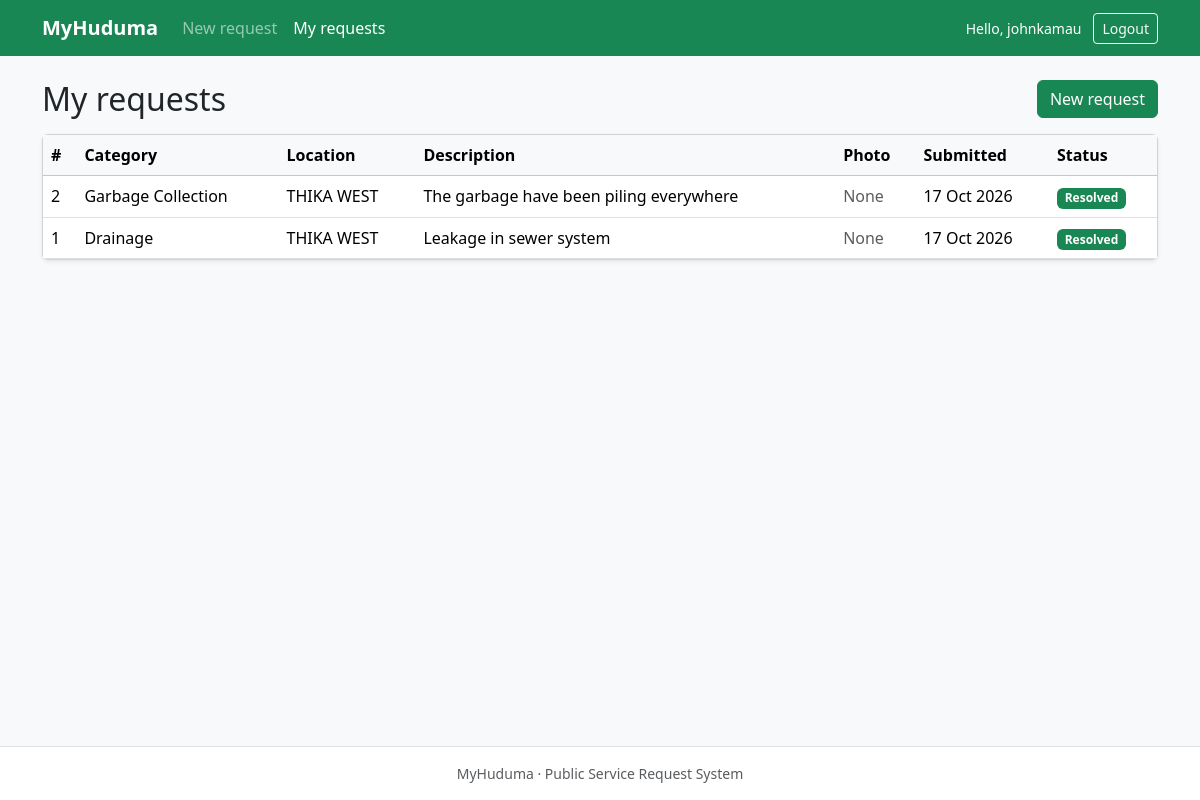
Screenshot of /requests/ (signed in) with the database file from the repository.
### requests_app/models.py (models this page shows, shortened)
class ServiceRequest(models.Model):
    class Status(models.TextChoices):
        PENDING = "PENDING", "Pending"
        IN_PROGRESS = "IN_PROGRESS", "In Progress"
        RESOLVED = "RESOLVED", "Resolved"
    citizen = models.ForeignKey(
        settings.AUTH_USER_MODEL,
        on_delete=models.CASCADE,
        related_name="requests",
    )
    category = models.ForeignKey(
        Category,
        on_delete=models.PROTECT,
        related_name="requests",
    )
    location = models.CharField(max_length=200)
    description = models.TextField()
    image = models.ImageField(upload_to="request_images/", blank=True, null=True)
    status = models.CharField(
        max_length=20,
        choices=Status.choices,
        default=Status.PENDING,
    )
    created_at = models.DateTimeField(auto_now_add=True)
    updated_at = models.DateTimeField(auto_now=True)
    class Meta:
        ordering = ["-created_at"]
    @property
    def status_badge_class(self):
        return {
            self.Status.PENDING: "bg-warning text-dark",
            self.Status.IN_PROGRESS: "bg-primary",
            self.Status.RESOLVED: "bg-success",
        }.get(self.status, "bg-secondary")

class Category(models.Model):
    name = models.CharField(max_length=100, unique=True)
    class Meta:
        verbose_name_plural = "categories"
        ordering = ["name"]

### requests_app/views.py (the view)
# urls.py: path("requests/", views.my_requests, name="my_requests"),
@login_required
def my_requests(request):
    service_requests = request.user.requests.select_related("category")
    return render(
        request,
        "requests_app/my_requests.html",
        {"service_requests": service_requests},
    )

### requests_app/templates/requests_app/my_requests.html (shortened to what this page needs)
{% extends "requests_app/base.html" %}
{% block content %}
<div class="d-flex justify-content-between align-items-center mb-3">
  <h2 class="mb-0">My requests</h2>
  <a href="{% url 'submit_request' %}" class="btn btn-success">New request</a>
</div>
<div class="card shadow-sm">
  <div class="table-responsive">
    <table class="table table-hover align-middle mb-0">
      <thead class="table-light">
        <tr>
          <th>#</th>
          <th>Category</th>
          <th>Location</th>
          <th>Description</th>
          <th>Photo</th>
          <th>Submitted</th>
          <th>Status</th>
        </tr>
      </thead>
      <tbody>
        {% for item in service_requests %}
        <tr>
          <td>{{ item.id }}</td>
          <td>{{ item.category.name }}</td>
          <td>{{ item.location }}</td>
          <td>{{ item.description|truncatechars:60 }}</td>
          <td>
            {% if item.image %}
              <a href="{{ item.image.url }}" target="_blank">
                <img src="{{ item.image.url }}" alt="Request photo" style="height: 40px;" class="rounded">
              </a>
            {% else %}
              <span class="text-muted">None</span>
            {% endif %}
          </td>
          <td>{{ item.created_at|date:"d M Y" }}</td>
          <td>
            <span class="badge {{ item.status_badge_class }}">{{ item.get_status_display }}</span>
          </td>
        </tr>
        {% empty %}
        <tr>
          <td colspan="7" class="text-center text-muted py-4">
            You haven't submitted any requests yet.
          </td>
        </tr>
        {% endfor %}
      </tbody>
    </table>
  </div>
</div>
{% endblock %}

### requests_app/templates/requests_app/base.html (shortened to what this page needs)
<!DOCTYPE html>
<html lang="en">
<head>
  <link href="https://cdn.jsdelivr.net/npm/bootstrap@5.3.3/dist/css/bootstrap.min.css" rel="stylesheet">
</head>
<body class="bg-light d-flex flex-column min-vh-100">
  <nav class="navbar navbar-expand-lg navbar-dark bg-success">
    <div class="container">
      <a class="navbar-brand fw-semibold" href="{% url 'home' %}">MyHuduma</a>
      <div class="collapse navbar-collapse" id="mainNav">
        <ul class="navbar-nav me-auto">
          {% if user.is_authenticated %}
            <li class="nav-item">
              <a class="nav-link {% if request.resolver_match.url_name == 'submit_request' %}active{% endif %}"
                 href="{% url 'submit_request' %}">New request</a>
            </li>
            <li class="nav-item">
              <a class="nav-link {% if request.resolver_match.url_name == 'my_requests' %}active{% endif %}"
                 href="{% url 'my_requests' %}">My requests</a>
            </li>
          {% endif %}
        </ul>
        <div class="d-flex align-items-center gap-2">
          {% if user.is_authenticated %}
            <span class="text-white small me-1">Hello, {{ user.username }}</span>
            <form method="post" action="{% url 'logout' %}" class="m-0">
              <button type="submit" class="btn btn-outline-light btn-sm">Logout</button>
            </form>
          {% else %}
            <a class="btn btn-outline-light btn-sm" href="{% url 'login' %}">Login</a>
            <a class="btn btn-light btn-sm" href="{% url 'register' %}">Register</a>
          {% endif %}
        </div>
      </div>
    </div>
  </nav>
  <main class="container py-4 flex-grow-1">
    {% block content %}{% endblock %}
  </main>
  <footer class="border-top bg-white py-3">
    <div class="container text-center text-muted small">
      MyHuduma &middot; Public Service Request System
    </div>
  </footer>
</body>
</html>

### rows the page displays
ServiceRequest: id "2", category.name "Garbage Collection", location "THIKA WEST", description "The garbage have been piling everywhere", image "None", created_at "17 Oct 2026", status "Resolved"
ServiceRequest: id "1", category.name "Drainage", location "THIKA WEST", description "Leakage in sewer system", image "None", created_at "17 Oct 2026", status "Resolved"

### other values shown
{{ user.username }} "johnkamau"
